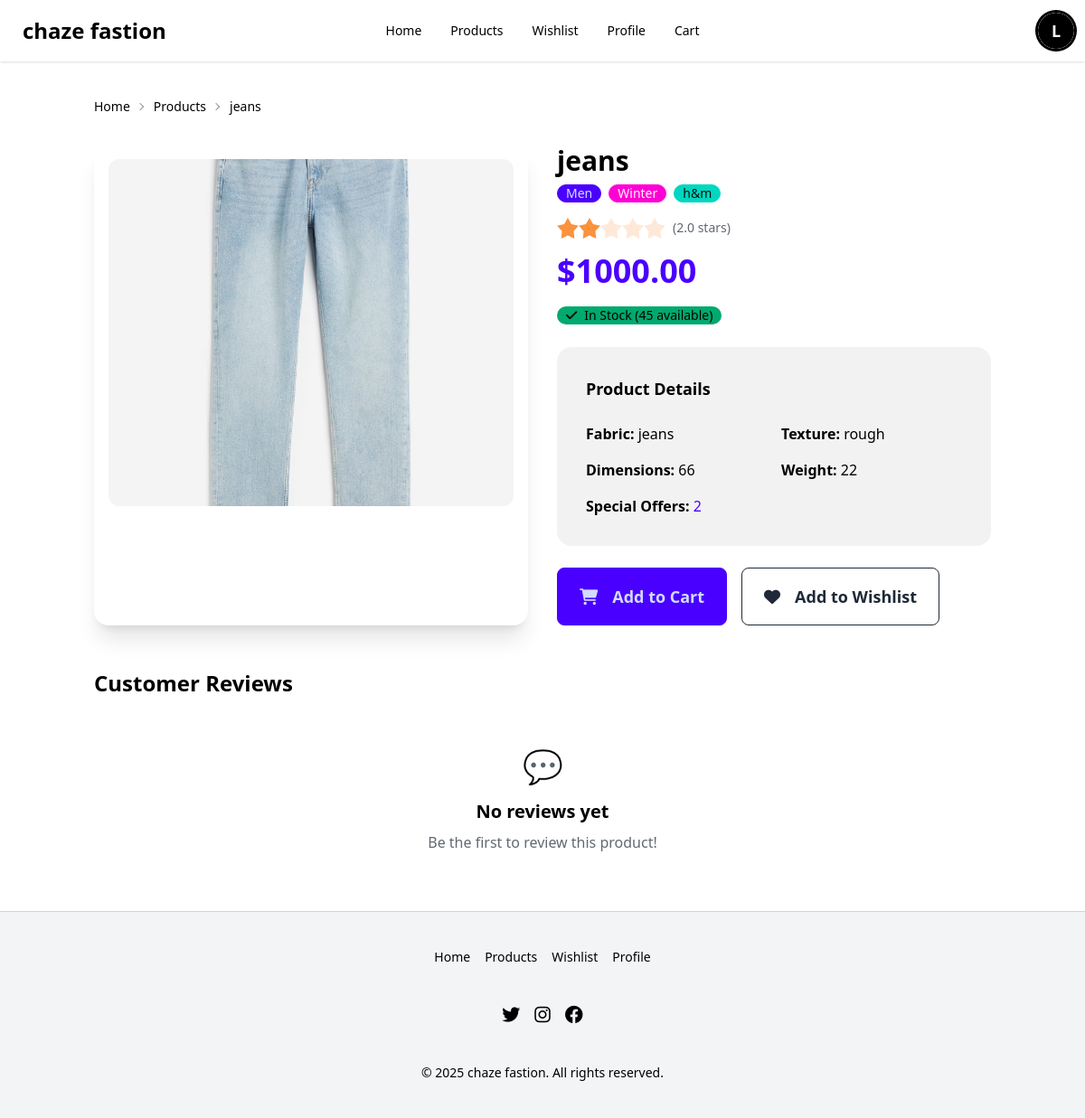
The page /product/2/ (signed in) on the database its author committed.
### catalog/models.py (models this page shows, shortened)
class Product(models.Model):
    CATEGORY_CHOICES = [
        ("Boys", "Boys"),
        ("Girls", "Girls"),
        ("Men", "Men"),
        ("Women", "Women"),
        ("Toddler", "Toddler"),
    ]
    SEASON_CHOICES = [
        ("Summer", "Summer"),
        ("Winter", "Winter"),
        ("All Season", "All Season"),
    ]
    pr_id = models.AutoField(primary_key=True)
    pr_cate = models.CharField(max_length=20, choices=CATEGORY_CHOICES)
    pr_name = models.CharField(max_length=100)
    pr_price = models.DecimalField(max_digits=10, decimal_places=2)
    pr_reviews = models.FloatField(default=0)
    pr_buy_quant = models.PositiveIntegerField(default=0)
    pr_stk_quant = models.PositiveIntegerField(default=0)
    pr_dimensions = models.CharField(max_length=100, blank=True)
    pr_weights = models.CharField(max_length=50, blank=True)
    pr_offers = models.CharField(max_length=100, blank=True)
    pr_images = models.ImageField(upload_to='product_images/', blank=True, null=True)
    pr_season = models.CharField(max_length=20, choices=SEASON_CHOICES, default="All Season")
    pr_fabric = models.CharField(max_length=50, blank=True)
    pr_texture = models.CharField(max_length=50, blank=True)
    pr_brand = models.CharField(max_length=50, blank=True)

### catalog/views.py (the view)
# urls.py: path('product/<int:product_id>/', views.product_detail, name='product_detail'),
def product_detail(request, product_id):
    product = get_object_or_404(Product, pr_id=product_id)
    reviews = product.review_set.all().order_by('-created_at')
    context = {
        'product': product,
        'reviews': reviews,
    }
    return render(request, 'catalog/product_detail.html', context)

### templates/catalog/product_detail.html (shortened to what this page needs)
{% extends 'base.html' %}
{% block content %}
<div class="container mx-auto">
    <div class="text-sm breadcrumbs mb-6">
        <ul>
            <li><a href="{% url 'home' %}">Home</a></li>
            <li><a href="{% url 'product_list' %}">Products</a></li>
            <li>{{ product.pr_name }}</li>
        </ul>
    </div>
    <div class="grid grid-cols-1 lg:grid-cols-2 gap-8">
        <div class="card bg-base-100 shadow-xl">
            <figure class="px-4 pt-4">
                {% if product.pr_images %}
                    <img src="{{ product.pr_images.url }}" alt="{{ product.pr_name }}"
                         class="rounded-xl w-full h-96 object-cover" />
                {% else %}
                    <div class="bg-base-300 rounded-xl w-full h-96 flex items-center justify-center">
                        <i class="fas fa-tshirt text-8xl text-base-content opacity-50"></i>
                    </div>
                {% endif %}
            </figure>
        </div>
        <div class="space-y-6">
            <div>
                <h1 class="text-3xl font-bold mb-2">{{ product.pr_name }}</h1>
                <div class="flex items-center gap-2 mb-4">
                    <span class="badge badge-primary">{{ product.pr_cate }}</span>
                    <span class="badge badge-secondary">{{ product.pr_season }}</span>
                    {% if product.pr_brand %}
                        <span class="badge badge-accent">{{ product.pr_brand }}</span>
                    {% endif %}
                </div>
                <div class="flex items-center gap-2 mb-4">
                    <div class="rating rating-md">
                        {% for i in "12345" %}
                            {% if forloop.counter <= product.pr_reviews %}
                                <input type="radio" name="rating" class="mask mask-star-2 bg-orange-400" checked disabled />
                            {% else %}
                                <input type="radio" name="rating" class="mask mask-star-2 bg-orange-400" disabled />
                            {% endif %}
                        {% endfor %}
                    </div>
                    <span class="text-sm text-base-content opacity-70">
                        ({{ product.pr_reviews }} stars)
                    </span>
                </div>
                <div class="text-4xl font-bold text-primary mb-4">
                    ${{ product.pr_price }}
                </div>
                <div class="mb-4">
                    {% if product.pr_stk_quant > 0 %}
                        <span class="badge badge-success gap-2">
                            <i class="fas fa-check"></i>
                            In Stock ({{ product.pr_stk_quant }} available)
                        </span>
                    {% else %}
                        <span class="badge badge-error gap-2">
                            <i class="fas fa-times"></i>
                            Out of Stock
                        </span>
                    {% endif %}
                </div>
            </div>
            <div class="card bg-base-200">
                <div class="card-body">
                    <h2 class="card-title text-lg mb-4">Product Details</h2>
                    <div class="grid grid-cols-1 md:grid-cols-2 gap-4">
                        {% if product.pr_fabric %}
                            <div>
                                <span class="font-semibold">Fabric:</span>
                                <span>{{ product.pr_fabric }}</span>
                            </div>
                        {% endif %}
                        {% if product.pr_texture %}
                            <div>
                                <span class="font-semibold">Texture:</span>
                                <span>{{ product.pr_texture }}</span>
                            </div>
                        {% endif %}
                        {% if product.pr_dimensions %}
                            <div>
                                <span class="font-semibold">Dimensions:</span>
                                <span>{{ product.pr_dimensions }}</span>
                            </div>
                        {% endif %}
                        {% if product.pr_weights %}
                            <div>
                                <span class="font-semibold">Weight:</span>
                                <span>{{ product.pr_weights }}</span>
                            </div>
                        {% endif %}
                        {% if product.pr_offers %}
                            <div class="md:col-span-2">
                                <span class="font-semibold">Special Offers:</span>
                                <span class="text-primary">{{ product.pr_offers }}</span>
                            </div>
                        {% endif %}
                    </div>
                </div>
            </div>
            <div class="flex flex-wrap gap-4">
                {% if user.is_authenticated %}
                    {% if product.pr_stk_quant > 0 %}
                        <a href="{% url 'add_to_cart' product.pr_id %}" class="btn btn-primary btn-lg">
                            <i class="fas fa-shopping-cart mr-2"></i>
                            Add to Cart
                        </a>
                    {% endif %}
                    <a href="{% url 'add_to_wishlist' product.pr_id %}" class="btn btn-outline btn-lg">
                        <i class="fas fa-heart mr-2"></i>
                        Add to Wishlist
                    </a>
                {% else %}
                    <a href="{% url 'login' %}" class="btn btn-primary btn-lg">
                        <i class="fas fa-sign-in-alt mr-2"></i>
                        Login to Purchase
                    </a>
                {% endif %}
            </div>
        </div>
    </div>
    <div class="mt-12">
        <h2 class="text-2xl font-bold mb-6">Customer Reviews</h2>
        {% if reviews %}
            <div class="space-y-4">
                {% for review in reviews %}
                <div class="card bg-base-100 shadow-lg">
                    <div class="card-body">
                        <div class="flex items-center justify-between mb-2">
                            <div class="flex items-center gap-2">
                                <div class="avatar placeholder">
                                    <div class="bg-primary text-primary-content rounded-full w-8">
                                        <span class="text-xs">{{ review.user.username|first|upper }}</span>
                                    </div>
                                </div>
                                <span class="font-semibold">{{ review.user.username }}</span>
                            </div>
                            <div class="rating rating-sm">
                                {% for i in "12345" %}
                                    {% if forloop.counter <= review.rating %}
                                        <input type="radio" name="rating-{{ review.id }}"
                                               class="mask mask-star-2 bg-orange-400" checked disabled />
                                    {% else %}
                                        <input type="radio" name="rating-{{ review.id }}"
                                               class="mask mask-star-2 bg-orange-400" disabled />
                                    {% endif %}
                                {% endfor %}
                            </div>
                        </div>
                        {% if review.comment %}
                            <p class="text-base-content">{{ review.comment }}</p>
                        {% endif %}
                        <div class="text-xs text-base-content opacity-50 mt-2">
                            {{ review.created_at|date:"F j, Y" }}
                        </div>
                    </div>
                </div>
                {% endfor %}
            </div>
        {% else %}
            <div class="text-center py-8">
                <div class="text-4xl mb-4">💬</div>
                <h3 class="text-xl font-semibold mb-2">No reviews yet</h3>
                <p class="text-base-content opacity-70">Be the first to review this product!</p>
            </div>
        {% endif %}
    </div>
</div>
{% endblock %}

### templates/base.html (shortened to what this page needs)
<!DOCTYPE html>
<html lang="en" data-theme="light">
<head>
  <link href="https://cdn.jsdelivr.net/npm/daisyui@4.7.2/dist/full.min.css" rel="stylesheet" />
  <script src="https://cdn.tailwindcss.com"></script>
  <link rel="stylesheet" href="https://cdnjs.cloudflare.com/ajax/libs/font-awesome/6.0.0/css/all.min.css">
</head>
<body class="min-h-screen bg-white text-black">
  <div class="navbar bg-white text-black shadow">
    <div class="navbar-start">
      <a href="{% url 'home' %}" class="btn btn-ghost text-2xl font-bold">chaze fastion</a>
    </div>
    <div class="navbar-center hidden lg:flex">
      <ul class="menu menu-horizontal px-1">
        <li><a href="{% url 'home' %}">Home</a></li>
        <li><a href="{% url 'product_list' %}">Products</a></li>
        {% if user.is_authenticated %}
          <li><a href="{% url 'wishlist' %}">Wishlist</a></li>
          <li><a href="{% url 'profile' %}">Profile</a></li>
          <li><a href="{% url 'cart' %}">Cart</a></li>
        {% endif %}
      </ul>
    </div>
    <div class="navbar-end space-x-2">
      {% if user.is_authenticated %}
        <div class="dropdown dropdown-end">
          <div tabindex="0" class="btn btn-ghost btn-circle avatar">
            <div class="w-10 rounded-full ring ring-black">
              {% if user.userprofile.avatar %}
                <img src="{{ user.userprofile.avatar.url }}" alt="{{ user.username }}" />
              {% else %}
                <div class="bg-black text-white rounded-full w-10 h-10 flex items-center justify-center">
                  <span class="text-lg font-bold">{{ user.username|first|upper }}</span>
                </div>
              {% endif %}
            </div>
          </div>
        </div>
      {% else %}
        <a href="{% url 'login' %}" class="btn bg-black text-white hover:bg-gray-800">Login</a>
        <a href="{% url 'signup' %}" class="btn bg-black text-white hover:bg-gray-800">Sign Up</a>
      {% endif %}
    </div>
  </div>
  <main class="container mx-auto px-4 py-8">
    {% block content %}{% endblock %}
  </main>
  <footer class="footer footer-center p-10 bg-gray-100 text-black border-t border-gray-300">
    <nav class="grid grid-flow-col gap-4">
      <a href="{% url 'home' %}" class="link link-hover">Home</a>
      <a href="{% url 'product_list' %}" class="link link-hover">Products</a>
      {% if user.is_authenticated %}
        <a href="{% url 'wishlist' %}" class="link link-hover">Wishlist</a>
        <a href="{% url 'profile' %}" class="link link-hover">Profile</a>
      {% else %}
        <a href="{% url 'login' %}" class="link link-hover">Login</a>
        <a href="{% url 'signup' %}" class="link link-hover">Sign Up</a>
      {% endif %}
    </nav>
    <nav>
      <div class="grid grid-flow-col gap-4">
        <a href="#"><i class="fab fa-twitter text-xl"></i></a>
        <a href="#"><i class="fab fa-instagram text-xl"></i></a>
        <a href="#"><i class="fab fa-facebook text-xl"></i></a>
      </div>
    </nav>
    <aside>
      <p>&copy; 2025 chaze fastion. All rights reserved.</p>
    </aside>
  </footer>
</body>
</html>

### rows shown on the page
Product: pr_name "jeans", pr_images (picture), pr_cate "Men", pr_season "Winter", pr_brand "h&m", pr_reviews "2.0", pr_price "1000.00", pr_stk_quant "45", pr_fabric "jeans", pr_texture "rough", pr_dimensions "66", pr_weights "22", pr_offers "2"

### other values the page prints
{{ user.username|first|upper }} "L"
